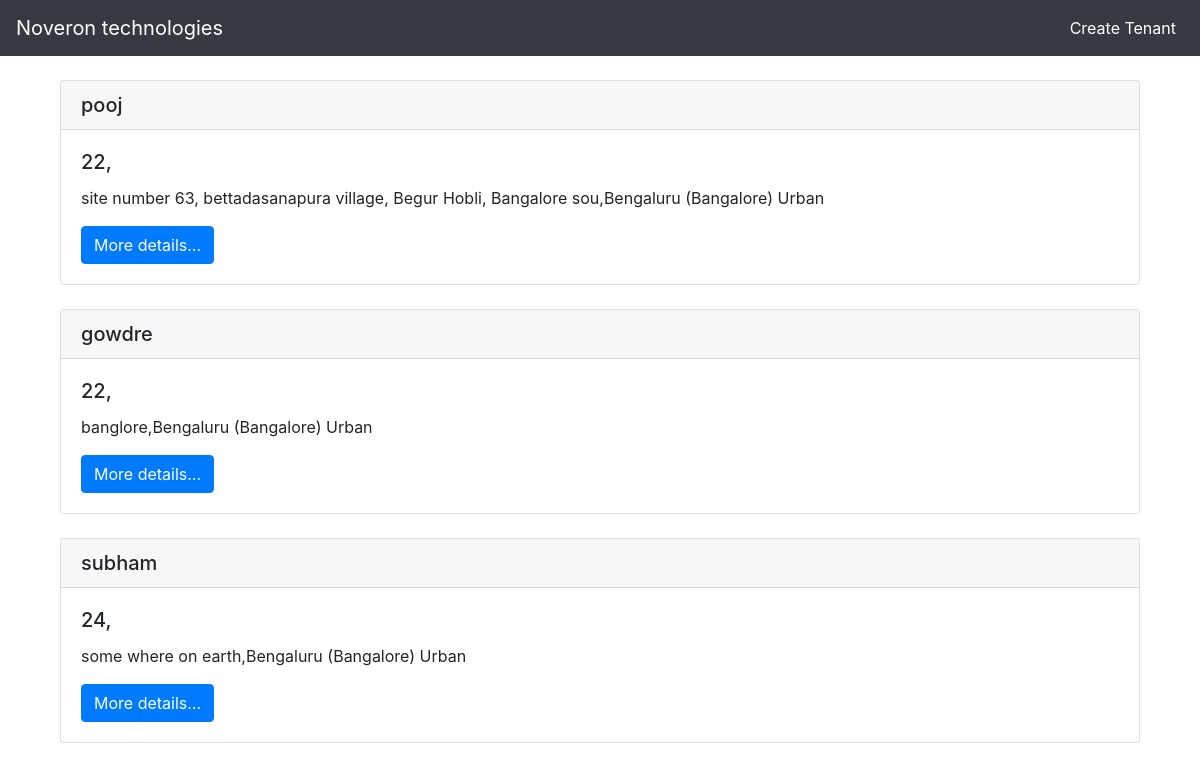
The page / on the database its author committed.
### delta/models.py (models this page shows, shortened)
class Tenants(models.Model):
    GENDER_CHOICE = {
        ('male', 'Male'), ('female', 'Female') ,('others', 'Others')
    }
    name=models.CharField(max_length=100)
    age=models.IntegerField(blank='true')
    gender = models.CharField(max_length=20, choices=GENDER_CHOICE, default='male')
    slug = models.SlugField(max_length=60)
    mobileno_1=models.CharField(max_length=10)
    mobileno_2=models.CharField(max_length=10)
    mobileno_3=models.CharField(max_length=10)
    address = models.TextField(max_length=200)
    city = models.CharField(max_length=30)
    country = models.CharField(max_length=30)
    created_on=models.DateTimeField(default=timezone.now)
    location = models.CharField(max_length=100)
    body=models.TextField(null=True,blank=True)

### delta/views.py (the view)
# urls.py: 2. Add a URL to urlpatterns:  path('', views.home, name='home')
def home(request):
    infos=Tenants.objects.all().order_by('-created_on')
    context={'infos':infos}
    return render(request,'delta/home.html',context)

### delta/templates/delta/home.html
{% extends 'delta/base.html' %}
{% block content %}
    <br>
    {% for info in infos %}
    <div class="container">
    <div class="card">
    <h5 class="card-header">{{info.name}}</h5>
    <div class="card-body">
        <h5 class="card-title">{{info.age}},{{infos.gender}}</h5>
        <p class="card-text">{{info.address}},{{info.city}}</p>
        <a href="{% url 'detail' info.id info.slug %}" class="btn btn-primary">More details...</a>
    </div>
    </div>
    </div>
    <br>
    {% endfor %}
{% endblock %}

### delta/templates/delta/base.html (shortened to what this page needs)
<!doctype html>
<html lang="en">
  <head>
     <link rel="stylesheet" href="https://stackpath.bootstrapcdn.com/bootstrap/4.2.1/css/bootstrap.min.css">
  </head>
  <body>
  <nav class="navbar navbar-expand-lg navbar-dark bg-dark">
  <a class="navbar-brand" href="/">Noveron technologies</a>
  <div class="collapse navbar-collapse" id="navbarNavAltMarkup">
    <div class="navbar-nav ml-auto">
      <a class="nav-item nav-link active" href="{% url 'createone'%}">Create Tenant <span class="sr-only">(current)</span></a>
    </div>
  </div>
</nav>
  <div class="container">
   {% block content %}
    {% endblock %}
   </div>
  </body>
</html>

### rows shown on the page
Tenants: name "pooj", age "22", address "site number 63, bettadasanapura village, Begur Hobli, Bangalore sou", city "Bengaluru (Bangalore) Urban"
Tenants: name "gowdre", age "22", address "banglore", city "Bengaluru (Bangalore) Urban"
Tenants: name "subham", age "24", address "some where on earth", city "Bengaluru (Bangalore) Urban"
